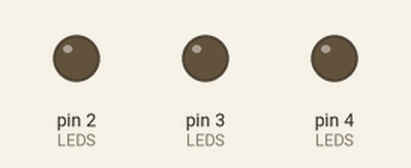
This sketch was run on a simulated Arduino Uno, built with avr-gcc and run on an emulated ATmega328P. On the bench: output pins drawn as LEDs (lit = HIGH).

Above: at 0.1 s.
At 0.5 s:
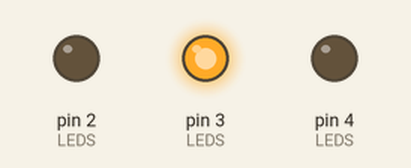
At 1.3 s:
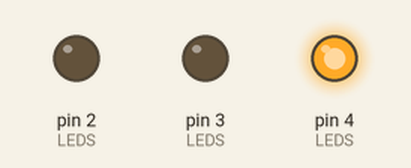
At 2.7 s:
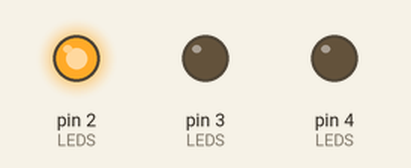
Timing chart, 0 to 3.0 s (numbered marks = the images above):
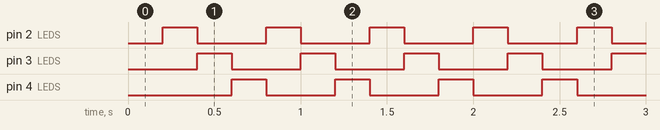

The sketch:

01_sequence.ino
```cpp
// V1: последовательность без delay(), единый стиль
#define LED_R 2
#define LED_Y 3
#define LED_G 4

byte LEDS[3] = { LED_R, LED_Y, LED_G };

unsigned long tStep = 0;   // таймер шага
unsigned long STEP  = 200; // интервал в мс
byte idx = 0;              // текущий светодиод: 0..2

void setup() {
  for (byte i = 0; i < 3; i++) {
    pinMode(LEDS[i], OUTPUT);
    digitalWrite(LEDS[i], 0);   // погасить
  }
}

void loop() {
  unsigned long now = millis();
  if (now - tStep >= STEP) {
    tStep = now;

    // погасить все
    for (byte i = 0; i < 3; i++) digitalWrite(LEDS[i], 0);

    // зажечь текущий
    digitalWrite(LEDS[idx], 1);

    // следующий индекс по кругу: 0→1→2→0...
    idx = (idx + 1) % 3;
  }
}
```

Measured:
- by itself, pin 2 (LEDS), pin 3 (LEDS), pin 4 (LEDS): alternates HIGH for 0.20 s and LOW for 0.40 s
- by itself, everything shown: repeats every 0.60 s, in 3 steps
